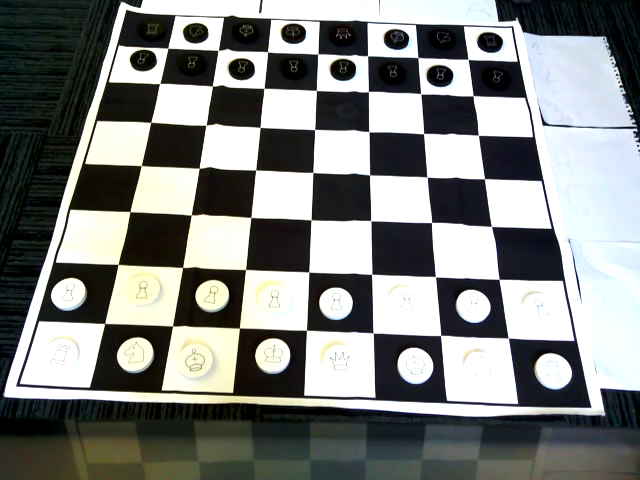
#> input picture frame 88 of Video/test1639658932.91_Trim.mp4, 640 x 480 px
$ python corner_detection.py
#> lines starting #> are read from the running program, lines starting #| are printed output that depends on the picture; after the words box and inside, x2 and y2 are one past the last pixel; in counts of white or black regions, pixels touching at a corner belong together
# Python program to illustrate
# corner detection with
# Shi-Tomasi Detection Method - https://www.geeksforgeeks.org/python-corner-detection-with-shi-tomasi-corner-detection-method-using-opencv/

# organizing imports
import cv2
import numpy as np
import matplotlib.pyplot as plt


# Slight edits and chages from the orignal code, rights to the original owners. Do not claim this as my own.
#http://www.learningaboutelectronics.com/Articles/How-to-detect-corners-in-an-image-Python-OpenCV.php
#https://stackoverflow.com/questions/67823386/how-to-find-the-empty-squares-in-a-chess-board-image
#https://stackoverflow.com/questions/58396131/how-to-identify-largest-bounding-rectangles-from-an-image-and-separate-them-into


def round_down_to_next_multiple_of_8(a):
    return a & (-8)

def rotate_image(image, angle):
    # Grab the dimensions of the image and then determine the center
    (h, w) = image.shape[:2]
    (cX, cY) = (w / 2, h / 2)

    # grab the rotation matrix (applying the negative of the
    # angle to rotate clockwise), then grab the sine and cosine
    # (i.e., the rotation components of the matrix)
    M = cv2.getRotationMatrix2D((cX, cY), -angle, 1.0)
    cos = np.abs(M[0, 0])
    sin = np.abs(M[0, 1])

    # Compute the new bounding dimensions of the image
    nW = int((h * sin) + (w * cos))
    nH = int((h * cos) + (w * sin))

    # Adjust the rotation matrix to take into account translation
    M[0, 2] += (nW / 2) - cX
    M[1, 2] += (nH / 2) - cY

    # Perform the actual rotation and return the image
    return cv2.warpAffine(image, M, (nW, nH))

def perspective_transform(image, corners):
    def order_corner_points(corners):
        # Separate corners into individual points
        # Index 0 - top-right
        #       1 - top-left
        #       2 - bottom-left
        #       3 - bottom-right
        corners = [(corner[0][0], corner[0][1]) for corner in corners]
        top_r, top_l, bottom_l, bottom_r = corners[0], corners[1], corners[2], corners[3]
        return (top_l, top_r, bottom_r, bottom_l)

    # Order points in clockwise order
    ordered_corners = order_corner_points(corners)
    top_l, top_r, bottom_r, bottom_l = ordered_corners

    # Determine width of new image which is the max distance between
    # (bottom right and bottom left) or (top right and top left) x-coordinates
    width_A = np.sqrt(((bottom_r[0] - bottom_l[0]) ** 2) + ((bottom_r[1] - bottom_l[1]) ** 2))
    width_B = np.sqrt(((top_r[0] - top_l[0]) ** 2) + ((top_r[1] - top_l[1]) ** 2))
    width = max(int(width_A), int(width_B))

    # Determine height of new image which is the max distance between
    # (top right and bottom right) or (top left and bottom left) y-coordinates
    height_A = np.sqrt(((top_r[0] - bottom_r[0]) ** 2) + ((top_r[1] - bottom_r[1]) ** 2))
    height_B = np.sqrt(((top_l[0] - bottom_l[0]) ** 2) + ((top_l[1] - bottom_l[1]) ** 2))
    height = max(int(height_A), int(height_B))

    # Construct new points to obtain top-down view of image in
    # top_r, top_l, bottom_l, bottom_r order
    dimensions = np.array([[0, 0], [width - 1, 0], [width - 1, height - 1],
                    [0, height - 1]], dtype = "float32")

    # Convert to Numpy format
    ordered_corners = np.array(ordered_corners, dtype="float32")

    # Find perspective transform matrix
    matrix = cv2.getPerspectiveTransform(ordered_corners, dimensions)

    # Return the transformed image
    return cv2.warpPerspective(image, matrix, (width, height))


#cap = cv2.VideoCapture(1)
cap = cv2.VideoCapture("Video\\test1639658932.91_Trim.mp4")

while(cap.isOpened()):

    ret, frame = cap.read()
#> frame is the input picture: shape (480, 640, 3); mean B, G, R 128.9, 131.2, 128.6
    original = frame.copy()

    gray = cv2.cvtColor(original, cv2.COLOR_BGR2GRAY)
    thresh = cv2.adaptiveThreshold(gray,255,cv2.ADAPTIVE_THRESH_GAUSSIAN_C, cv2.THRESH_BINARY_INV,11,3)
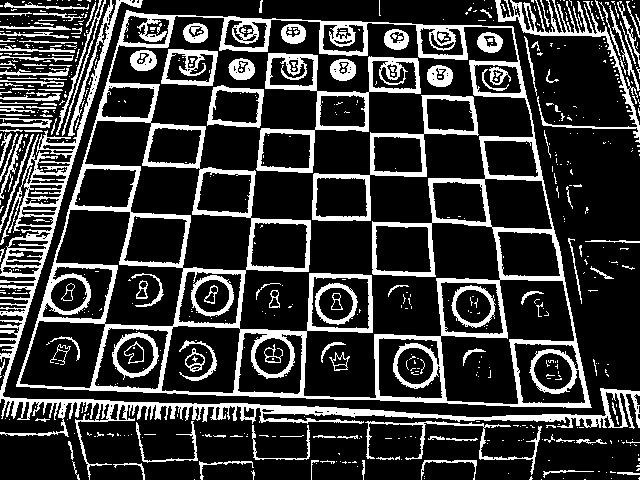
#> thresh: shape (480, 640); 21.7% white; 658 white regions (521 under 20 px)

    cnts = cv2.findContours(thresh, cv2.RETR_EXTERNAL, cv2.CHAIN_APPROX_SIMPLE)
#> cnts = 439 contours, 394 with area under 20; largest, box (x1, y1, x2, y2) and area: (16, 10, 592, 408) 181191, (0, 0, 640, 480) 12410, (495, 0, 640, 143) 1513, (365, 421, 542, 475) 521, (56, 0, 106, 136) 336
    cnts = cnts[0] if len(cnts) == 2 else cnts[1]
    cnts = sorted(cnts, key = cv2.contourArea, reverse = True)[:3]
#> cnts = 3 contours; box (x1, y1, x2, y2) and area: (16, 10, 592, 408) 181191, (0, 0, 640, 480) 12410, (495, 0, 640, 143) 1513

    ROI_number = 0
    for c in cnts:
        peri = cv2.arcLength(c, True)
        approx = cv2.approxPolyDP(c, 0.015 * peri, True)

        if len(approx) == 4:
            cv2.drawContours(frame,[c], 0, (36,255,12), 3)
            transformed = perspective_transform(original, approx)
            rotated = rotate_image(transformed, -90)
            cv2.imwrite('ROI_{}.png'.format(ROI_number), rotated)
            ROI_number += 1

            gray = cv2.cvtColor(rotated, cv2.COLOR_BGR2GRAY)

            corners = cv2.goodFeaturesToTrack(gray, 100, 0.01, 10)

            # convert corners values to integer
            # Allows the drawing of squares on each corner
            corners = np.int0(corners)

            # draw blue squares on all corners
            for i in corners:
                x, y = i[0]
                cv2.rectangle(rotated, (x - 2,y - 2), (x + 2,y + 2),(255,0,0),-1)

            cv2.imshow("goodFeaturesToTrack Corner Detection", rotated)
#> this loop made 3 passes
#> (peri, ordered_corners in perspective_transform, width_A in perspective_transform, width_B in perspective_transform, width in perspective_transform, height_A in perspective_transform, height_B in perspective_transform, height in perspective_transform) on passes 1 to 2: (1814.9, [[16, 386], [126, 10], [512, 26], [591, 407]], 389.1, 391.8, 391, 386.3, 575.4, 575), (6150.5, [[1, 434], [110, 0], [4, 397], [639, 427]], 635.7, 447.5, 635, 410.9, 638, 638)
#> peri on pass 3: 1758.7
#> pass 1, `transformed = perspective_transform(original, approx)`:
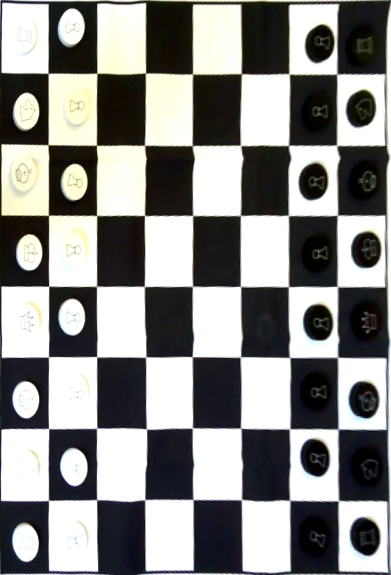
#> transformed: shape (575, 391, 3); mean B, G, R 135.2, 137.2, 137.2
#> pass 1, `rotated = rotate_image(transformed, -90)`:
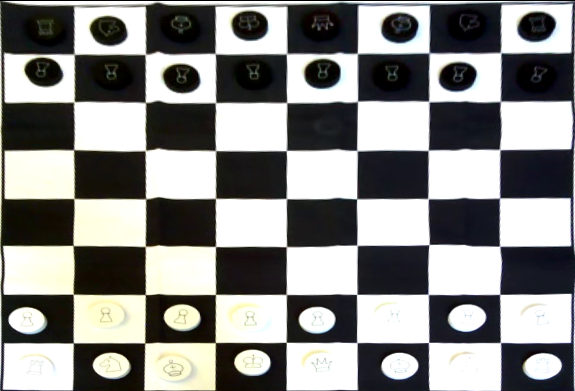
#> rotated: shape (391, 575, 3); mean B, G, R 135.1, 137.1, 137.1
#> pass 1, `cv2.imshow("goodFeaturesToTrack Corner Detection", rotated)`:
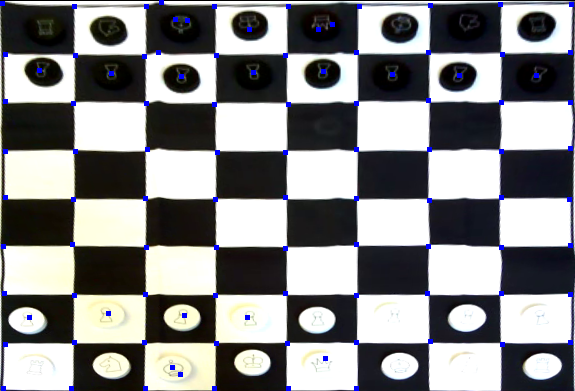
#> window 'goodFeaturesToTrack Corner Det': shape (391, 575, 3); mean B, G, R 136.5, 135.6, 135.7
#> after the loop:
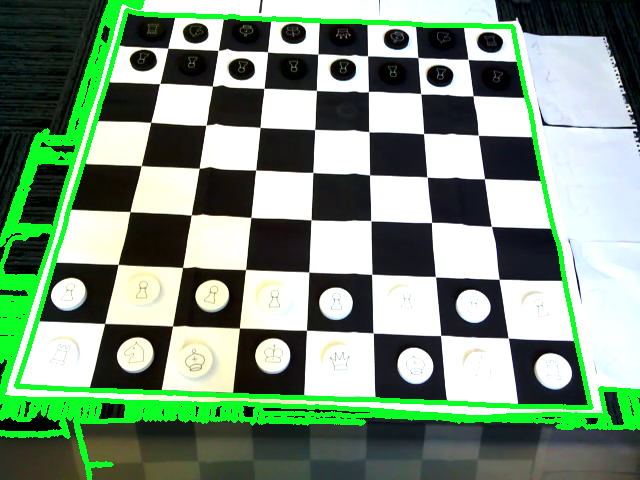
#> frame: shape (480, 640, 3); 9.27% of pixels changed, all inside (x1, y1, x2, y2) = (0, 0, 640, 480)
#> after the loop:
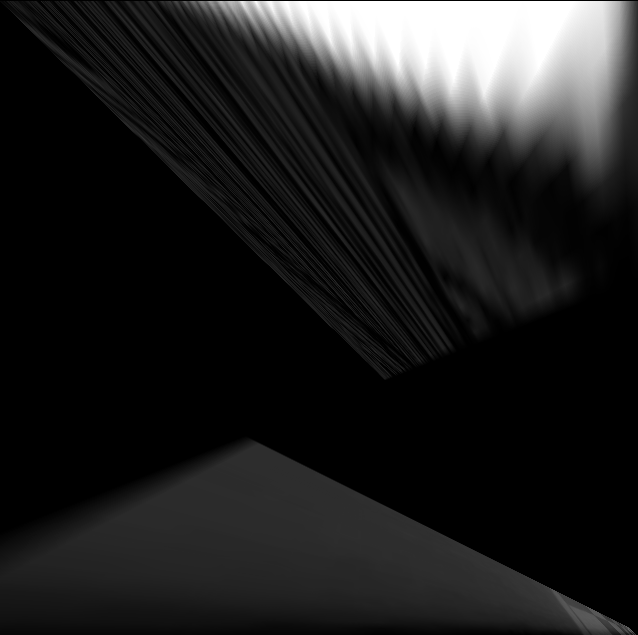
#> gray: shape (635, 638); min 0, max 255, mean 31.5
#> after the loop:
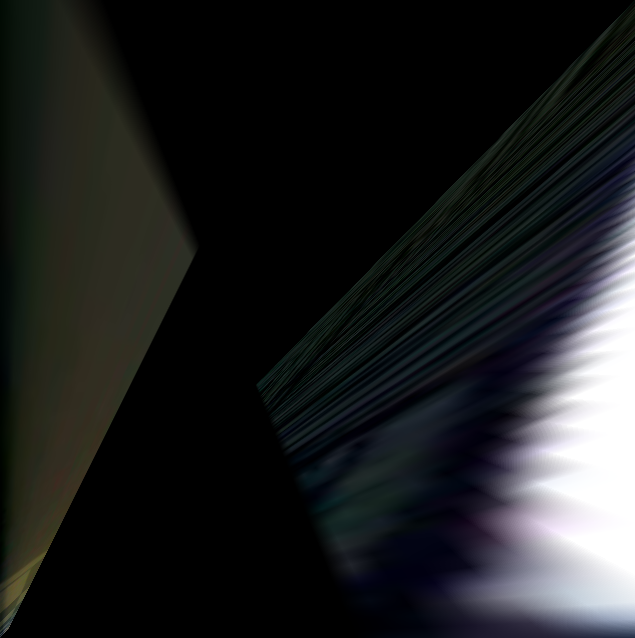
#> transformed: shape (638, 635, 3); mean B, G, R 32.3, 31.9, 30.4
#> after the loop, ROI_number = 2

    if cv2.waitKey(1) & 0xFF == ord('q'):
#> (key q is pressed here)
        break

cap.release()
cv2.destroyAllWindows()
cv2.waitKey(0)

$ run again, starting later in the video
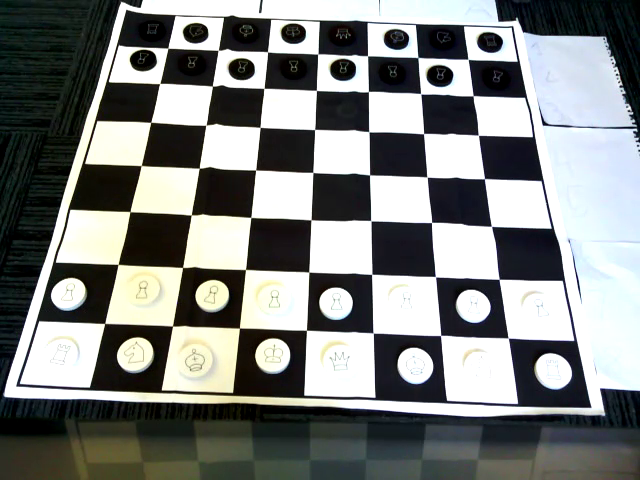
#> input picture frame 399 of Video/test1639658932.91_Trim.mp4, 640 x 480 px
#> frame is the input picture: shape (480, 640, 3); mean B, G, R 128.4, 130.3, 127.7
#> `thresh = cv2.adaptiveThreshold(gray,255,cv2.ADAPTIVE_THRESH_GAUSSIAN_C..`:
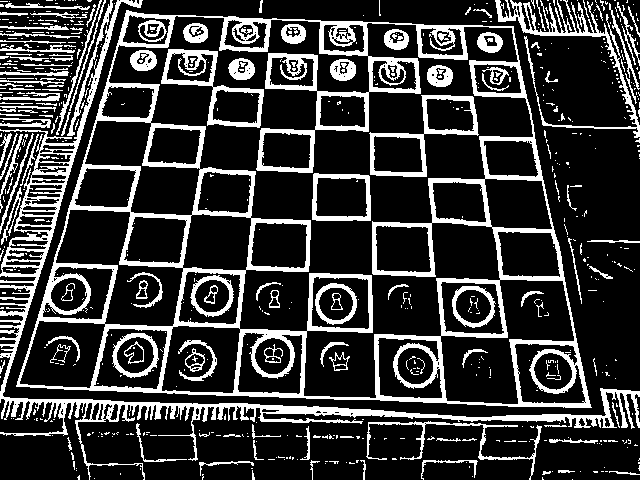
#> thresh: shape (480, 640); 21.7% white; 661 white regions (527 under 20 px)
#> `cnts = cv2.findContours(thresh, cv2.RETR_EXTERNAL, cv2.CHAIN_APPROX_SI..`: cnts = 459 contours, 414 with area under 20; largest, box (x1, y1, x2, y2) and area: (16, 10, 592, 408) 181212, (0, 0, 640, 480) 11756, (495, 0, 640, 138) 1600, (366, 421, 542, 480) 552, (67, 0, 113, 136) 364
#> `cnts = sorted(cnts, key = cv2.contourArea, reverse = True)[:3]`: cnts = 3 contours; box (x1, y1, x2, y2) and area: (16, 10, 592, 408) 181212, (0, 0, 640, 480) 11756, (495, 0, 640, 138) 1600
#> the loop `for c in cnts:` made 3 passes
#> (peri, ordered_corners in perspective_transform, width_A in perspective_transform, width_B in perspective_transform, width in perspective_transform, height_A in perspective_transform, height_B in perspective_transform, height in perspective_transform) on pass 1: (1815.5, [[16, 386], [126, 10], [513, 26], [591, 407]], 388.9, 391.8, 391, 387.3, 575.4, 575)
#> after the loop `for c in cnts:`:
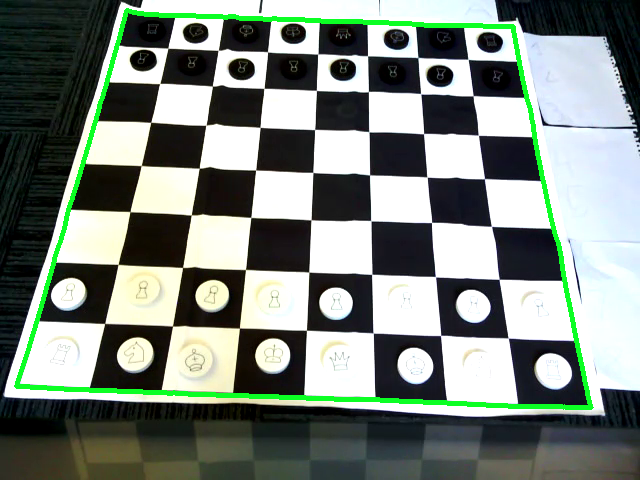
#> frame: shape (480, 640, 3); 2.79% of pixels changed, all inside (x1, y1, x2, y2) = (14, 8, 594, 410)
#> after the loop `for c in cnts:`: ROI_number = 1

$ run again, starting later in the video
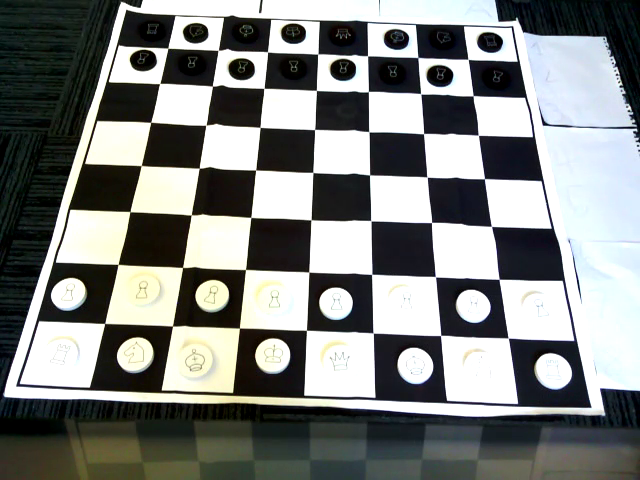
#> input picture frame 709 of Video/test1639658932.91_Trim.mp4, 640 x 480 px
#> frame is the input picture: shape (480, 640, 3); mean B, G, R 129.1, 131.3, 128.7
#> `thresh = cv2.adaptiveThreshold(gray,255,cv2.ADAPTIVE_THRESH_GAUSSIAN_C..`:
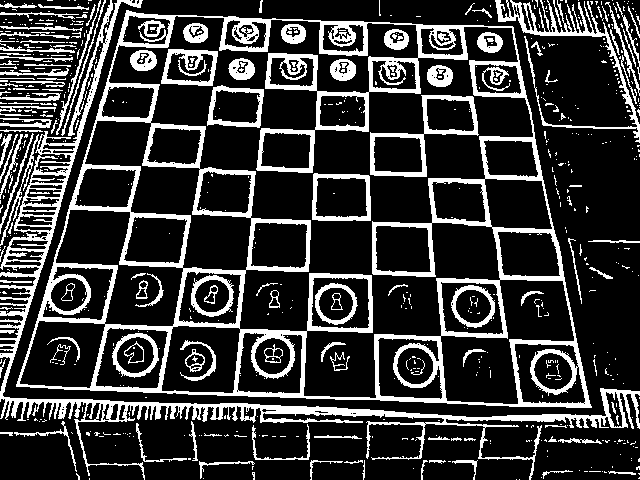
#> thresh: shape (480, 640); 21.6% white; 676 white regions (539 under 20 px)
#> `cnts = cv2.findContours(thresh, cv2.RETR_EXTERNAL, cv2.CHAIN_APPROX_SI..`: cnts = 461 contours, 409 with area under 20; largest, box (x1, y1, x2, y2) and area: (16, 10, 592, 408) 181204, (0, 0, 640, 480) 12890, (495, 0, 640, 143) 1610, (56, 0, 101, 135) 199, (0, 118, 52, 128) 166
#> `cnts = sorted(cnts, key = cv2.contourArea, reverse = True)[:3]`: cnts = 3 contours; box (x1, y1, x2, y2) and area: (16, 10, 592, 408) 181204, (0, 0, 640, 480) 12890, (495, 0, 640, 143) 1610
#> the loop `for c in cnts:` made 3 passes
#> (peri, ordered_corners in perspective_transform, width_A in perspective_transform, width_B in perspective_transform, width in perspective_transform, height_A in perspective_transform, height_B in perspective_transform, height in perspective_transform) on passes 1 to 2: (1814.1, [[16, 386], [126, 10], [512, 26], [591, 407]], 389.1, 391.8, 391, 386.3, 575.4, 575), (6715.4, [[0, 418], [110, 0], [4, 397], [639, 428]], 635.8, 432.2, 635, 410.9, 639.1, 639)
#> after the loop `for c in cnts:`:
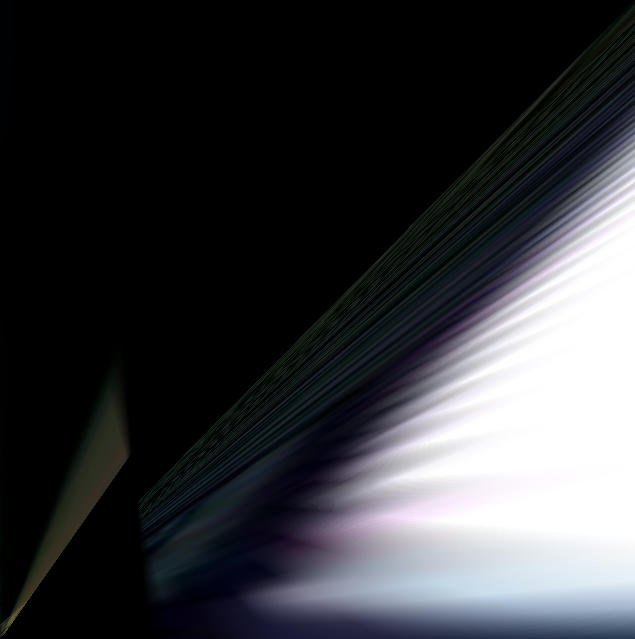
#> transformed: shape (639, 635, 3); mean B, G, R 61, 57.4, 56.1
#> after the loop `for c in cnts:`: ROI_number = 2
